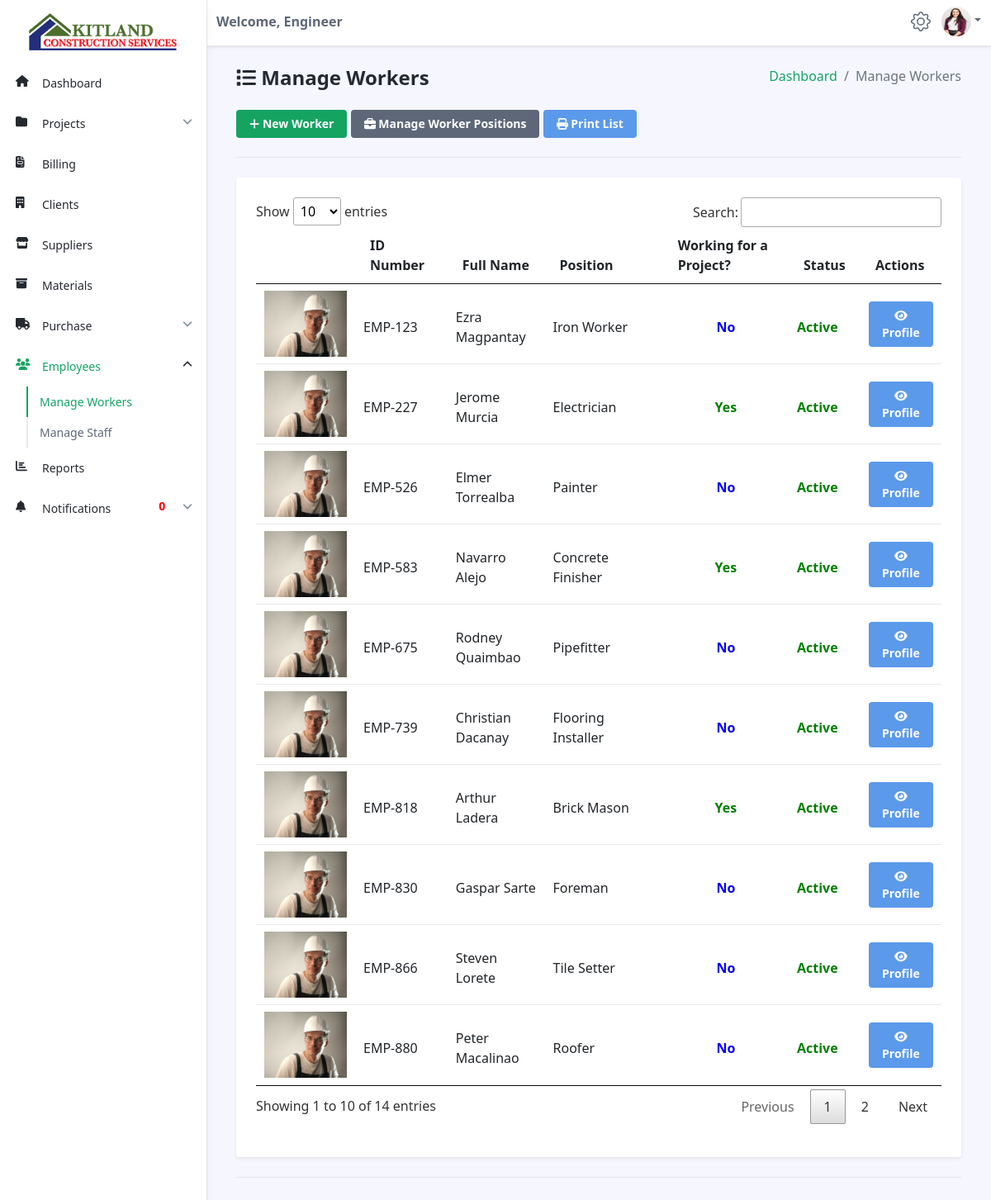
The app's page /admin/manage-workers.php (signed in) with its own data.
### tables this page shows
CREATE TABLE `workers` (
  `id` int(11) NOT NULL,
  `emp_id` varchar(50) NOT NULL,
  `last_name` varchar(50) NOT NULL,
  `first_name` varchar(50) NOT NULL,
  `middle_name` varchar(50) NOT NULL,
  `birthday` date NOT NULL,
  `age` varchar(50) NOT NULL,
  `gender` varchar(50) NOT NULL,
  `address` varchar(255) NOT NULL,
  `contact` varchar(50) NOT NULL,
  `civil_status` varchar(50) NOT NULL,
  `position_id` varchar(255) NOT NULL,
  `position` varchar(50) NOT NULL,
  `rate` decimal(13,2) NOT NULL,
  `hours_per_day` varchar(255) NOT NULL,
  `profile` varchar(50) NOT NULL,
  `status` varchar(50) NOT NULL,
  `assigned` varchar(255) NOT NULL,
  `date_added` date NOT NULL
);

### admin/manage-workers.php (the view, shortened to what this page needs)
<?php
include('../connections/config.php');
?>
<!DOCTYPE html>
<!DOCTYPE html>
<html lang="en">
<head>
	<link id="theme-style" rel="stylesheet" href="dataTables/jquery.dataTables.min.css">
	<link id="theme-style" rel="stylesheet" href="assets/css/portal.css">
	<link rel="stylesheet" href="../assets/css/style.css" />
</head>
<body class="app">
	<?php $page = 'worker';
	include('navbar.php'); ?>
	<div class="app-wrapper">
		<div class="app-content pt-3 p-md-3 p-lg-4">
			<div class="container-xl">
				<ol class="breadcrumb mb-4" style="float:right">
					<li class="breadcrumb-item"><a href="dashboard.php">Dashboard</a></li>
					<li class="breadcrumb-item active">Manage Workers</li>
				</ol>
				<h1 class="app-page-title"><span class="nav-icon"><i class="fa fa-list"></i></span> Manage Workers</h1>
				<a href="add-workers.php" class="btn app-btn-primary" style="margin-bottom: 0.5em"><i class="fa fa-plus"></i> New Worker</a>
				<a href="manage-worker-positions.php" class="btn app-btn btn-secondary" style="margin-bottom: 0.5em; color:white"><i class="fas fa-briefcase"></i> Manage Worker Positions</a>
				<a href="print-workers.php" target="_blank" class="btn app-btn btn-info" style="margin-bottom: 0.5em; color:white"><i class=" fa fa-print"></i> Print List</a>
				<hr class="mb-4">
				<div class="row g-4 settings-section">
					<div class="col-12 col-md-12">
						<div class="app-card app-card-settings shadow-sm p-4">
							<div class="app-card-body">
								<form class="settings-form">
									<div class="mb-3">
										<table id="myTable" class="table app-table-hover mb-0 text-left">
											<thead>
												<tr>
													<th class="cell"></th>
													<th class="cell">ID Number</th>
													<th class="cell">Full Name</th>
													<th class="cell">Position</th>
													<th class="cell">Working for a Project?</th>
													<th class="cell">Status</th>
													<th class="cell">Actions</th>
												</tr>
											</thead>
											<tbody>
												<?php
												$sql = "SELECT * FROM workers ORDER by emp_id";
												$result = mysqli_query($conn, $sql);
												$count = mysqli_num_rows($result);
												if ($count > 0) {
													while ($row = mysqli_fetch_assoc($result)) {
														$emp_id = $row['emp_id'];
														$last_name = $row['last_name'];
														$first_name = $row['first_name'];
														$position = $row['position'];
														$profile = $row['profile'];
												?>
														<tr>
															<td><img src="../worker_images/<?php echo $profile; ?>" alt="" style="width:100px;height:80px"></td>
															<td class="cell" style="padding-top: 1em"><?php echo $emp_id; ?></td>
															<td class="cell" style="padding-top: 1em"><?php echo $first_name . " " . $last_name; ?></td>
															<td class="cell" style="padding-top: 1em"><?php echo $position; ?></td>
															<?php
															if ($row['assigned'] == "Yes") {
															?>
																<td class="cell text-center" style="padding-top: 1em; font-weight:bold; color:green">Yes</td>
															<?php
															} else if ($row['assigned'] == "No") {
															?>
																<td class="cell text-center" style="padding-top: 1em; font-weight:bold; color:blue">No</td>
															<?php
															}
															?>
															<?php
															if ($row['status'] == "Active") {
															?>
																<td class="cell" style="padding-top: 1em; font-weight:bold; color:green">Active</td>
															<?php
															} else if ($row['status'] == "Inactive") {
															?>
																<td class="cell" style="padding-top: 1em; font-weight:bold; color:red">Inactive</td>
															<?php
															}
															?>
															<td>
																<a href="worker-details.php?ID=<?php echo $row['id']; ?>" class="btn app-btn btn-info" style="color:white; margin-top: 0.1em"><i class="fa fa-eye"></i> Profile</a>
															</td>
														</tr>
												<?php
													}
												} else {
													echo "<script>alert('No Workers Found!')</script>";
												}
												?>
											</tbody>
										</table>
									</div>
								</form>
							</div>
						</div>
					</div>
				</div>
				<hr class="my-4">
			</div>
		</div>
	</div>
</body>
</html>

### assets/css/style.css (style rules this page uses)
* { -webkit-user-select: none; -moz-user-select: none; -ms-user-select: none; user-select: none; }

### records on screen
workers: profile (picture), emp "EMP-123", first_name "Ezra", last_name "Magpantay", position "Iron Worker", assigned "No", status "Active"
workers: profile (picture), emp "EMP-227", first_name "Jerome", last_name "Murcia", position "Electrician", assigned "Yes", status "Active"
workers: profile (picture), emp "EMP-526", first_name "Elmer", last_name "Torrealba", position "Painter", assigned "No", status "Active"
workers: profile (picture), emp "EMP-583", first_name "Navarro", last_name "Alejo", position "Concrete Finisher", assigned "Yes", status "Active"
workers: profile (picture), emp "EMP-675", first_name "Rodney", last_name "Quaimbao", position "Pipefitter", assigned "No", status "Active"
workers: profile (picture), emp "EMP-739", first_name "Christian", last_name "Dacanay", position "Flooring Installer", assigned "No", status "Active"
workers: profile (picture), emp "EMP-818", first_name "Arthur", last_name "Ladera", position "Brick Mason", assigned "Yes", status "Active"
workers: profile (picture), emp "EMP-830", first_name "Gaspar", last_name "Sarte", position "Foreman", assigned "No", status "Active"
workers: profile (picture), emp "EMP-866", first_name "Steven", last_name "Lorete", position "Tile Setter", assigned "No", status "Active"
workers: profile (picture), emp "EMP-880", first_name "Peter", last_name "Macalinao", position "Roofer", assigned "No", status "Active"

### other values on screen
$_SESSION['access'] "Engineer"
$total "0"
